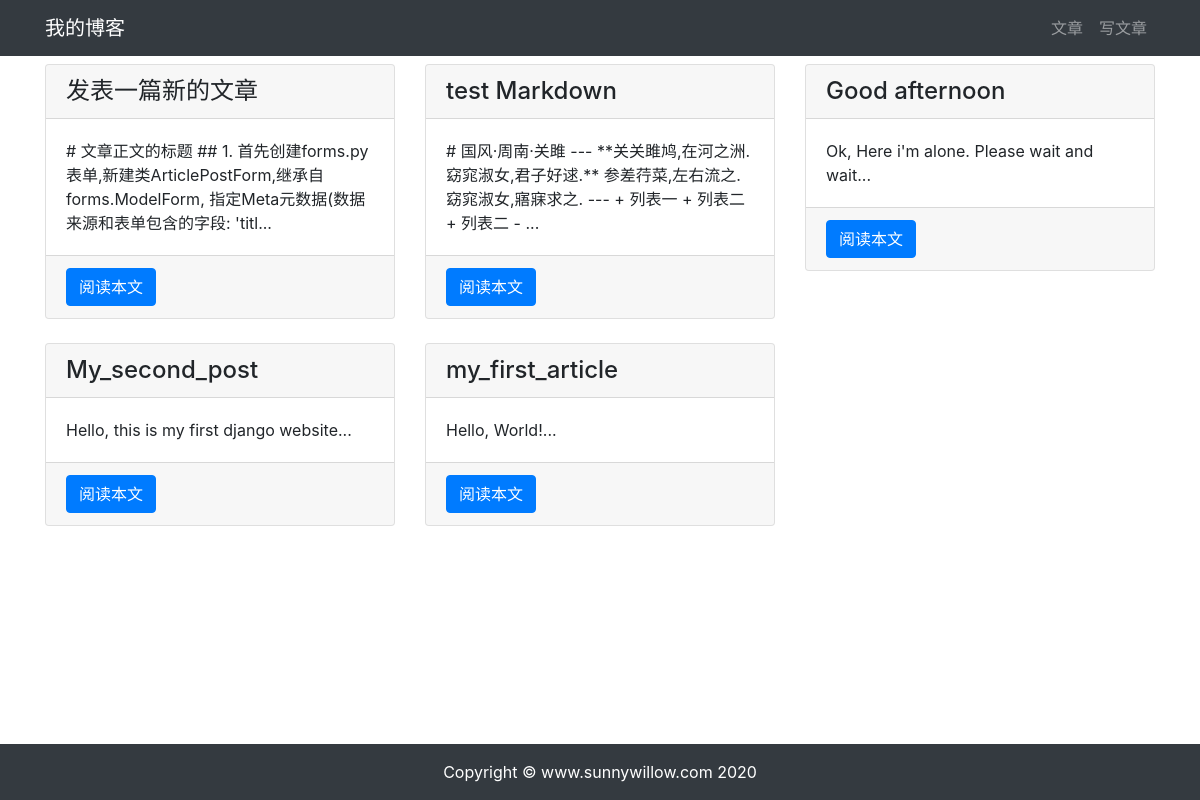
Page /article/article-list/ on the committed database.
### article/models.py (models this page shows, shortened)
class ArticlePost(models.Model):
    author = models.ForeignKey(User, on_delete=models.CASCADE)
    title = models.CharField(max_length=100)
    body = models.TextField()
    created = models.DateTimeField(default=timezone.now)
    updated = models.DateTimeField(auto_now=True)
    class Meta:
        ordering = ('-created',)

### article/views.py (the view)
# urls.py: path('article-list/', views.article_list, name='article_list'),
def article_list(request):
    articles = ArticlePost.objects.all()
    context = { 'articles': articles }
    return render(request, 'article/list.html', context)

### templates/article/list.html (shortened to what this page needs)
{% extends "base.html" %}
{% load staticfiles %}
{% block content %}
<div class="container">
    <div class="row mt-2">
        {% for article in articles %}
        <div class="col-4 mb-4">
            <div class="card h-5">
                <h4 class="card-header">{{ article.title }}</h4>
                <div class="card-body">
                    <p class="card-text">{{ article.body|slice:'100' }}...</p>
                </div>
                <div class="card-footer">
                    <a href="{% url 'article:article_detail' article.id %}" class="btn btn-primary">阅读本文</a>
                </div>
            </div>
        </div>
        {% endfor %}
    </div>
</div>
{% endblock content%}

### templates/base.html (shortened to what this page needs)
{% load staticfiles %}
<!DOCTYPE html>
<html lang="zh-cn">
<head>
    <link rel="stylesheet" href="{% static 'bootstrap/css/bootstrap.min.css' %}">
    <link rel="stylesheet" href="{% static 'md_css/monokai.css' %}">
</head>
<body>
    {% include 'header.html' %}
    {%block content %}{% endblock content %}
    {% include 'footer.html' %}
</body>
</html>

### templates/header.html
<nav class="navbar navbar-expand-lg navbar-dark bg-dark">
    <div class="container">
        <a class="navbar-brand" href="#">我的博客</a>
        <div>
            <ul class="navbar-nav">
                <li class="nav-item">
                    <a class="nav-link" href="{% url 'article:article_list' %}">文章</a>
                </li>
                <li class="nav-item">
                    <a class="nav-link" href="{% url 'article:article_create' %}">写文章</a>
                </li>
            </ul>
        </div>
    </div>
</nav>

### templates/footer.html
{% load staticfiles %}
<div>
    <br><br><br>
</div>
<footer class="py-3 bg-dark fixed-bottom">
    <div class="container">
        <p class="m-0 text-center text-white">Copyright &copy; www.sunnywillow.com 2020</p>
    </div>
</footer>

### rows in the picture
ArticlePost: title "发表一篇新的文章", body "# 文章正文的标题 ## 1. 首先创建forms.py表单,新建类ArticlePostForm,继承自forms.ModelForm, 指定Meta元数据(数据来源和表单包含的字段: 'titl"
ArticlePost: title "test Markdown", body "# 国风·周南·关雎 --- **关关雎鸠,在河之洲.窈窕淑女,君子好逑.** 参差荇菜,左右流之.窈窕淑女,寤寐求之. --- + 列表一 + 列表二 + 列表二 -"
ArticlePost: title "Good afternoon", body "Ok, Here i'm alone. Please wait and wait"
ArticlePost: title "My_second_post", body "Hello, this is my first django website"
ArticlePost: title "my_first_article", body "Hello, World!"
